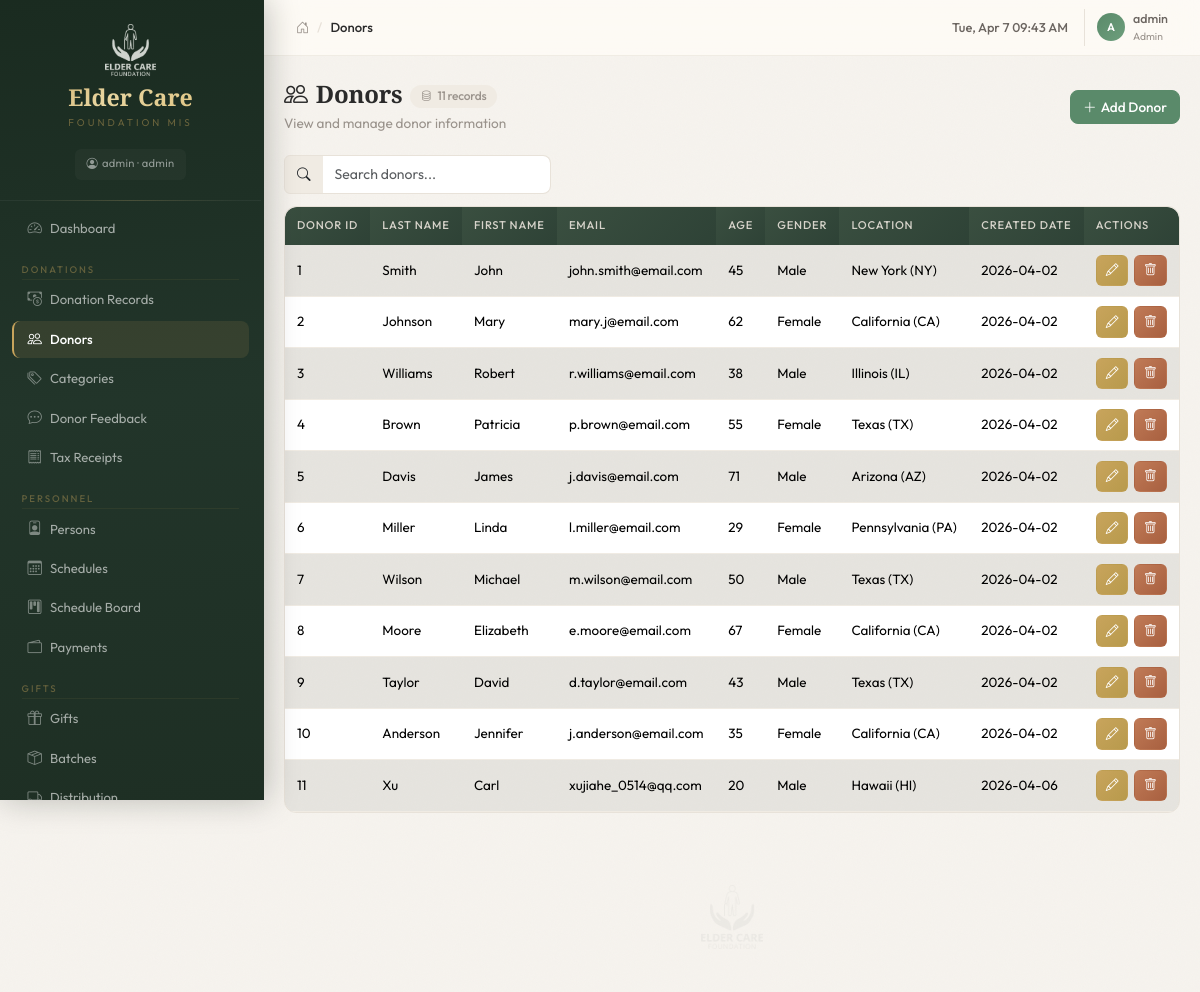
The app's page /donors (signed in) with its own data.
### tables this page shows
CREATE TABLE "User" (
	"user_id"	INTEGER,
	"user_name"	TEXT,
	"password"	TEXT,
	"email"	TEXT,
	"is_active"	INTEGER,
	"created_date"	NUMERIC,
	"updated_date"	NUMERIC, role TEXT DEFAULT "viewer",
	PRIMARY KEY("user_id")
);

CREATE TABLE "donors" (
	"donor_id"	INTEGER,
	"first_name"	TEXT,
	"last_name"	TEXT,
	"email"	TEXT,
	"age"	INTEGER,
	"gender"	TEXT,
	"location"	TEXT,
	"created_date"	NUMERIC,
	PRIMARY KEY("donor_id")
);

### blueprints/donations.py (the view)
@donations_bp.route('/donors')
@login_required
@role_required('finance')
def donors_list():
    from blueprints.dashboard import US_STATES
    rows = query_db('SELECT * FROM donors ORDER BY donor_id ASC')
    sorted_states = sorted(US_STATES.items(), key=lambda x: x[1])
    return render_template('donations/donors.html', donors=rows,
                           us_states=sorted_states, us_states_map=US_STATES)

### blueprints/auth.py (called while the page is built)
def role_required(*roles):
    def decorator(f):
        @wraps(f)
        def wrapped(*args, **kwargs):
            if not current_user.has_role(*roles):
                flash('Insufficient permissions to access this page', 'warning')
                return redirect(url_for('dashboard.index'))
            return f(*args, **kwargs)
        return wrapped
    return decorator

    @property
    def is_admin(self):
        return self.role == 'admin'

    def has_role(self, *roles):
        return self.role in roles or self.role == 'admin'

### db.py (called while the page is built)
def get_db():
    if 'db' not in g:
        g.db = sqlite3.connect(current_app.config['DATABASE'])
        g.db.row_factory = sqlite3.Row
        g.db.execute('PRAGMA foreign_keys = ON')
    return g.db

def query_db(sql, args=(), one=False):
    cur = get_db().execute(sql, args)
    rv = cur.fetchall()
    cur.close()
    return (rv[0] if rv else None) if one else rv

### templates/donations/donors.html (shortened to what this page needs)
{% extends "base.html" %}
{% block breadcrumb %}Donors{% endblock %}
{% block content %}
<div class="page-header">
  <div>
    <h4 class="mb-1"><i class="bi bi-people me-2"></i>Donors<span class="record-count"><i class="bi bi-database"></i>{{ donors|length }} records</span></h4>
    <p class="page-subtitle">View and manage donor information</p>
  </div>
  <button class="btn btn-primary" onclick="openAddModal()"><i class="bi bi-plus-lg me-1"></i>Add Donor</button>
</div>
<div class="table-info-bar">
  <div class="table-search">
    <div class="input-group" style="max-width:320px;">
      <span class="input-group-text"><i class="bi bi-search"></i></span>
      <input type="text" class="form-control" placeholder="Search donors..." id="tableSearch">
    </div>
  </div>
</div>
{% if donors %}
<div class="table-responsive">
  <table class="table table-striped table-hover">
    <thead class="table-header">
      <tr>
        <th>Donor ID</th><th>Last Name</th><th>First Name</th><th>Email</th>
        <th>Age</th><th>Gender</th><th>Location</th><th>Created Date</th><th>Actions</th>
      </tr>
    </thead>
    <tbody>
      {% for d in donors %}
      <tr>
        <td>{{ d.donor_id }}</td>
        <td>{{ d.last_name }}</td>
        <td>{{ d.first_name }}</td>
        <td>{{ d.email }}</td>
        <td>{{ d.age }}</td>
        <td>{{ d.gender }}</td>
        <td>{% for code, name in us_states %}{% if code == d.location %}{{ name }} ({{ code }}){% endif %}{% endfor %}{% if not d.location %}{% endif %}</td>
        <td>{{ d.created_date }}</td>
        <td>
          <button class="btn btn-sm btn-warning" aria-label="Edit" data-bs-toggle="tooltip" title="Edit" onclick="openEditModal({{ d.donor_id }}, '{{ d.first_name }}', '{{ d.last_name }}', '{{ d.email }}', {{ d.age }}, '{{ d.gender }}', '{{ d.location }}')"><i class="bi bi-pencil"></i></button>
          <button class="btn btn-sm btn-danger" aria-label="Delete" data-bs-toggle="tooltip" title="Delete" onclick="confirmDelete('{{ url_for('donations.donors_delete', id=d.donor_id) }}', '{{ d.first_name }} {{ d.last_name }}')"><i class="bi bi-trash"></i></button>
        </td>
      </tr>
      {% endfor %}
    </tbody>
  </table>
</div>
{% else %}
<div class="empty-state">
  <i class="bi bi-inbox"></i>
  <h6>No donor records found</h6>
  <p>Click "Add Donor" to create your first entry.</p>
</div>
{% endif %}
{% endblock %}

### templates/base.html (shortened to what this page needs)
<!DOCTYPE html>
<html lang="en">
<head>
  <link href="https://cdn.jsdelivr.net/npm/bootstrap@5.3.3/dist/css/bootstrap.min.css" rel="stylesheet">
  <link href="https://cdn.jsdelivr.net/npm/bootstrap-icons@1.11.3/font/bootstrap-icons.min.css" rel="stylesheet">
  <link href="{{ url_for('static', filename='css/style.css') }}" rel="stylesheet">
</head>
<body>
{% if current_user.is_authenticated %}
<div class="d-flex" id="wrapper">
  <div id="sidebar">
    <div class="sidebar-brand">
      <div class="text-center">
        <img src="{{ url_for('static', filename='img/logo.png') }}" alt="Logo" class="sidebar-logo mb-2">
        <div class="sidebar-title">Elder Care</div>
        <div class="sidebar-subtitle">Foundation MIS</div>
      </div>
      <div class="text-center mt-2">
        <span class="sidebar-user"><i class="bi bi-person-circle me-1"></i>{{ current_user.user_name }} &middot; {{ current_user.role }}</span>
      </div>
    </div>
    <nav class="nav flex-column px-2 py-2" aria-label="Main navigation">
      <a class="nav-link" href="{{ url_for('dashboard.index') }}"><i class="bi bi-speedometer2 me-2"></i>Dashboard</a>
      {% if current_user.has_role('finance') %}
      <div class="section-label">Donations</div>
      <a class="nav-link" href="{{ url_for('donations.donations_list') }}"><i class="bi bi-cash-coin me-2"></i>Donation Records</a>
      <a class="nav-link" href="{{ url_for('donations.donors_list') }}"><i class="bi bi-people me-2"></i>Donors</a>
      <a class="nav-link" href="{{ url_for('donations.categories_list') }}"><i class="bi bi-tags me-2"></i>Categories</a>
      <a class="nav-link" href="{{ url_for('donations.feedback_list') }}"><i class="bi bi-chat-dots me-2"></i>Donor Feedback</a>
      <a class="nav-link" href="{{ url_for('donations.receipts_list') }}"><i class="bi bi-receipt me-2"></i>Tax Receipts</a>
      {% endif %}
      {% if current_user.has_role('event_coordinator') %}
      <div class="section-label">Personnel</div>
      <a class="nav-link" href="{{ url_for('personnel.persons_list') }}"><i class="bi bi-person-badge me-2"></i>Persons</a>
      <a class="nav-link" href="{{ url_for('personnel.schedules_list') }}"><i class="bi bi-calendar3 me-2"></i>Schedules</a>
      <a class="nav-link" href="{{ url_for('personnel.schedule_board') }}"><i class="bi bi-kanban me-2"></i>Schedule Board</a>
      <a class="nav-link" href="{{ url_for('personnel.payments_list') }}"><i class="bi bi-wallet2 me-2"></i>Payments</a>
      <div class="section-label">Gifts</div>
      <a class="nav-link" href="{{ url_for('gifts.gifts_list') }}"><i class="bi bi-gift me-2"></i>Gifts</a>
      <a class="nav-link" href="{{ url_for('gifts.batches_list') }}"><i class="bi bi-box-seam me-2"></i>Batches</a>
      <a class="nav-link" href="{{ url_for('gifts.distribution_list') }}"><i class="bi bi-truck me-2"></i>Distribution</a>
      {% endif %}
    </nav>
  </div>
  <div class="flex-grow-1 d-flex flex-column" style="min-width:0;">
    <div class="topbar">
      <nav aria-label="breadcrumb">
        <ol class="breadcrumb">
          <li class="breadcrumb-item"><a href="{{ url_for('dashboard.index') }}"><i class="bi bi-house-door"></i></a></li>
          <li class="breadcrumb-item active">{% block breadcrumb %}Dashboard{% endblock %}</li>
        </ol>
      </nav>
      <div class="topbar-right">
        <span class="topbar-time" id="topbarTime"></span>
        <div class="topbar-user">
          <div class="topbar-user-avatar">{{ current_user.user_name[0]|upper }}</div>
          <div>
            <div class="topbar-user-name">{{ current_user.user_name }}</div>
            <div class="topbar-user-role">{{ current_user.role }}</div>
          </div>
        </div>
      </div>
    </div>
    <div class="content-area flex-grow-1" id="main-content" role="main">
      {% block content %}{% endblock %}
      <div class="watermark-footer">
        <img src="{{ url_for('static', filename='img/logo.png') }}" alt="Elder Care Foundation">
      </div>
    </div>
  </div>
</div>
{% endif %}
</body>
</html>

### records on screen
User: user_name "admin", role "admin", user_name "A", role "Admin"
donors: donor_id "1", last_name "Smith", first_name "John", email "john.smith@email.com", age "45", gender "Male", us_states "New York", us_states "NY", created_date "2026-04-02"
donors: donor_id "2", last_name "Johnson", first_name "Mary", email "mary.j@email.com", age "62", gender "Female", us_states "California", us_states "CA", created_date "2026-04-02"
donors: donor_id "3", last_name "Williams", first_name "Robert", email "r.williams@email.com", age "38", gender "Male", us_states "Illinois", us_states "IL", created_date "2026-04-02"
donors: donor_id "4", last_name "Brown", first_name "Patricia", email "p.brown@email.com", age "55", gender "Female", us_states "Texas", us_states "TX", created_date "2026-04-02"
donors: donor_id "5", last_name "Davis", first_name "James", email "j.davis@email.com", age "71", gender "Male", us_states "Arizona", us_states "AZ", created_date "2026-04-02"
donors: donor_id "6", last_name "Miller", first_name "Linda", email "l.miller@email.com", age "29", gender "Female", us_states "Pennsylvania", us_states "PA", created_date "2026-04-02"
donors: donor_id "7", last_name "Wilson", first_name "Michael", email "m.wilson@email.com", age "50", gender "Male", us_states "Texas", us_states "TX", created_date "2026-04-02"
donors: donor_id "8", last_name "Moore", first_name "Elizabeth", email "e.moore@email.com", age "67", gender "Female", us_states "California", us_states "CA", created_date "2026-04-02"
donors: donor_id "9", last_name "Taylor", first_name "David", email "d.taylor@email.com", age "43", gender "Male", us_states "Texas", us_states "TX", created_date "2026-04-02"
donors: donor_id "10", last_name "Anderson", first_name "Jennifer", email "j.anderson@email.com", age "35", gender "Female", us_states "California", us_states "CA", created_date "2026-04-02"
donors: donor_id "11", last_name "Xu", first_name "Carl", email "xujiahe_0514@qq.com", age "20", gender "Male", us_states "Hawaii", us_states "HI", created_date "2026-04-06"

### other values on screen
{{ donors|length }} "11"
